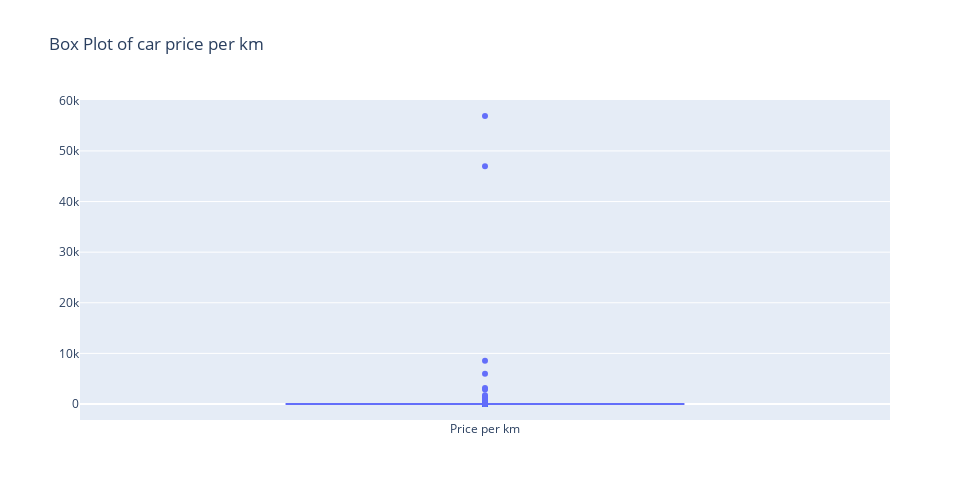

Notebook code for this chart:
### Code cell
fig = go.Figure(
    go.Box(y=df_cars_2_var['car_price_per_km'], name='Price per km', quartilemethod="linear")
)

fig.update_layout(height=500, width=970, title_text="Box Plot of car price per km")
fig.show()

### Figure 1 — Plotly figure (JSON) as saved in the notebook; plotly's stock layout.template omitted (floating-point values rounded to 4 significant figures; data arrays with more than 128 entries replaced by an {"elided": "..."} marker saying what was removed)
{"data": [{"name": "Price per km", "quartilemethod": "linear", "type": "box", "y": {"elided": "1103 float values"}}], "layout": {"height": 500, "title": {"text": "Box Plot of car price per km"}, "width": 970}}
